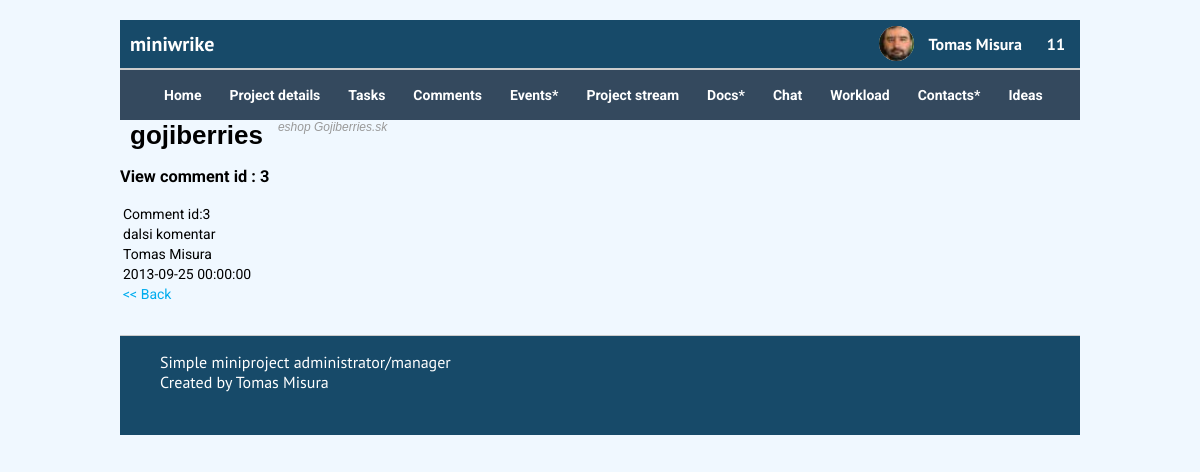
/project_comment.php?comm_id=3&&project_id=1&action=view (signed in), run on the app's committed database.
### tables this page shows
CREATE TABLE IF NOT EXISTS `project_users` (
  `user_id` int NOT NULL AUTO_INCREMENT,
  `full_name` varchar(100) DEFAULT NULL,
  `first_name` varchar(100) DEFAULT NULL,
  `last_name` varchar(100) DEFAULT NULL,
  `login` varchar(100) DEFAULT NULL,
  `password` varchar(50) DEFAULT NULL,
  `email` varchar(100) DEFAULT NULL,
  `phone` varchar(50) DEFAULT NULL,
  `type_of_user` varchar(50) DEFAULT NULL COMMENT 'externy alebo interny user',
  `pref_technology` int DEFAULT NULL,
  `pref_tole` int DEFAULT NULL,
  `profile_photo` varchar(200) DEFAULT 'img/non-avatar.jpg' COMMENT 'profilova fotka',
  `profile_photo_32` varchar(200) DEFAULT 'img/non_avatar_32.jpg',
  `created_date` datetime NOT NULL,
  PRIMARY KEY (`user_id`),
  KEY `technology` (`pref_technology`) USING BTREE,
  CONSTRAINT `project_users_ibfk_1` FOREIGN KEY (`pref_technology`) REFERENCES `project_technologies` (`tech_id`),
  CONSTRAINT `project_users_ibfk_2` FOREIGN KEY (`pref_technology`) REFERENCES `project_technologies` (`tech_id`)
);

CREATE TABLE IF NOT EXISTS `projects` (
  `id` int NOT NULL AUTO_INCREMENT,
  `project_name` varchar(30) NOT NULL,
  `project_code` varchar(20) DEFAULT NULL,
  `country_code` varchar(2) DEFAULT NULL,
  `project_customer` varchar(100) DEFAULT NULL,
  `project_descr` mediumtext NOT NULL,
  `is_favorite` tinyint(1) NOT NULL DEFAULT '0',
  `established_date` datetime NOT NULL,
  `finished_date` datetime DEFAULT NULL,
  `planned_deadline` datetime DEFAULT NULL,
  `project_status` varchar(15) NOT NULL,
  PRIMARY KEY (`id`)
);

CREATE TABLE IF NOT EXISTS `project_comments` (
  `comment_id` int NOT NULL AUTO_INCREMENT,
  `user_id` int NOT NULL,
  `project_id` int NOT NULL,
  `comment` tinytext,
  `date_added` datetime NOT NULL,
  PRIMARY KEY (`comment_id`)
);

### include/functions.php (called while the page is built, shortened)
<?php include "dbconnect.php";
function GetUserNameById($user_id) {
	global $db;
	$sql = "SELECT full_name FROM project_users WHERE user_id = $user_id";
	$result = mysqli_query($db, $sql) or die("MySQLi ERROR: " . mysqli_error($db));
	$full_name = "";
	while ($row = mysqli_fetch_array($result)) {
	    $full_name = $row['full_name'];
	}
	return $full_name;
}
function NrofMessages($user_id) {
	global $db;
	$sql = "SELECT COUNT(*) nr_of_msgs from project_mailbox_inbox WHERE receiver_id=$user_id";
	$result = mysqli_query($db, $sql) or die("MySQLi ERROR: " . mysqli_error($db));
	while ($row = mysqli_fetch_array($result)) {
		$nr_of_msgs = $row['nr_of_msgs'];
	}
	return $nr_of_msgs;
}

### project_comment.php (the view, shortened to what this page needs)
<?php include "include/dbconnect.php";?>
<?php include "include/functions.php";?>
<!DOCTYPE html>
<html xmlns="http://www.w3.org/1999/xhtml" xml:lang="sk" lang="sk">
	<head>
		<link href="css/style.css?v<?php echo time(); ?>" rel="stylesheet" type="text/css" />
		<link href="https://cdnjs.cloudflare.com/ajax/libs/font-awesome/6.2.1/css/all.min.css" rel="stylesheet" type="text/css" />
	</head>
<body>
	<div id="main">
				<?php include "include/header.php";?>
           <?php include "include/menu.php";?>
            <div id="middle">
            	<div id="project_title">
	               <?php
$sql = "SELECT project_name, project_descr from projects where id=$project_id";
$result = mysqli_query($db, $sql) or die("MySQL ERROR: " . mysqli_error());
while ($row = mysqli_fetch_array($result)) {
	$project_name = $row['project_name'];
	$project_description = $row['project_descr'];
	echo "<span style='float:left;font-weight:bold; font-size:26px; font-family: Helvetica, Arial,sans-serif;margin-left:10px'>$project_name</span>";
	echo "<span style='float:left;font-style:italic; font-size:12px; font-family: Helvetica, Arial,sans-serif;color:#999;margin-left:15px'>$project_description</span>";
}
?>
            </div>
			<div id="middle">
				<div id="project_comments_wrap">
<?php
$comment_id = $_GET['comm_id'];
$action = $_GET['action'];
$project_id = $_GET['project_id'];
if ($action == 'view') {
	$sql = "SELECT * from project_comments WHERE comment_id=$comment_id";
	$result = mysqli_query($db, $sql) or die("MySQL ERROR: " . mysqli_error());
	while ($row = mysqli_fetch_array($result)) {
		$comment = $row['comment'];
		$date_added = $row['date_added'];
		$user_id = $row['user_id'];
		$created_by = GetUserNameById($user_id);
		echo "<h3>View comment id : $comment_id</h3>";
		echo "<table id='comment_view'>";
		echo "<tr><td>Comment id:$comment_id</td></tr>";
		echo "<tr><td>$comment</td></tr>";
		echo "<tr><td>$created_by</td></tr>";
		echo "<tr><td>$date_added</td></tr>";
		echo "<tr><td><a href='project_comments.php?project_id=$project_id' class='link'><< Back</a></td></tr>";
		echo "</table>";
	}
}
?>
				</div>
            </div>
            </div>
			<?php include "include/footer.php";?>
		</div>
</body>
<html>

### include/header.php (shortened to what this page needs)
<div id="header">
	<div class="header_title">miniwrike</div>
	<div class="logged_user">
				<div class="user_picture">
    			<?php
              $image = "img/users_pics/" . $_SESSION['user_id'] . "/user_" . $_SESSION['user_id'] . "_32x32.jpg";
              echo "<img src='" . $image . "' alt='" . $_SESSION['user_id'] . "' class='circle'>";
              ?>
    			</div>
    			<a href="project_user_profile.php?user_id=<?php echo $_SESSION['user_id'] ?>"><?php echo GetUserNameByid($_SESSION['user_id']) ?></a></li>
    			<?php
              $msg_count = NrofMessages($_SESSION['user_id']);
              echo "<a href='project_inbox.php?user_id=1' class='small-blue-badge'>$msg_count</a>";
              ?>
		</div>
</div>

### css/style.css (style rules this page uses)
* { box-sizing: border-box; }
body { background: aliceblue; outline: 0; font-family: 'Roboto', sans-serif; font-size: 14px; margin: 0; }
#main { background: aliceblue; width: 80%; display: flex; flex-direction: column; margin-left: auto; margin-right: auto; margin-top: 20px; border: 0px solid #D5D5D5; }
.link { color: #00acee !important; font-weight: normal; }
#header { display: flex; align-items: center; justify-content: flex-end; width: 100%; border-bottom: 2px #ccc solid; height: 50px; font-family: 'PT Sans', sans-serif; font-size: 20px; font-weight: bold; background: #174a69; color: #fff; }
.user_picture { width: 50px; height: 50px; text-align: center; float: left; }
.header_title { display: flex; align-items: center; justify-content: flex-start; width: 100%; box-sizing: border-box; text-indent: 10px; height: 100%; }
.logged_user { width: 50%; height: 100%; display: flex; justify-content: flex-end; background: #174a69; font-size: 16px; align-items: center; gap:5px; }
.logged_user a { color: #fff; text-decoration: none; padding: 5px 10px; }
.circle { float: left; border-radius: 50%; width: 35px; height: 35px; background: #fff; margin-left: 15px; margin-top: 7px; background-position: center; }
#middle { border-bottom: 0px #ccc solid; margin-top: 0px; font-family: 'Roboto', Helvetica, sans-serif; font-size: 14px; display: flex; flex-direction: column; }
#middle a { text-decoration: none; }

### data on the page
project_users: full_name "Tomas Misura"
projects: project_name "gojiberries", project_descr "eshop Gojiberries.sk"
project_comments: comment "dalsi komentar", user.full_name "Tomas Misura", date_added "2013-09-25 00:00:00"

### other printed values
$msg_count "11"
